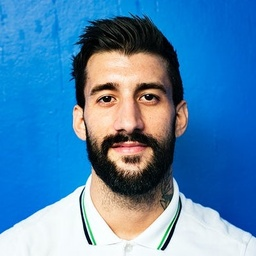
#> input picture face2.jpg, 256 x 256 px, shrunk from 400 x 400 before the run
$ python problem3.py
#> lines starting #> are read from the running program, lines starting #| are printed output that depends on the picture
import cv2
import numpy as np
import os
import math

import matplotlib.pyplot as plt

def apply_colour_curve(img, map):
    img_height, img_width, img_channels = img.shape

    for x in range(0, img_width):
        for y in range(0, img_height):
            img[x, y][0] = map[img[x, y][0]]
            img[x, y][1] = map[img[x, y][1]]
            img[x, y][2] = map[img[x, y][2]]

def apply_colour_hsv(hsvimg, sf):
    img_height, img_width, img_channels = hsvimg.shape

    for x in range(0, img_width):
        for y in range(0, img_height):
            r = hsvimg[x, y][1]
            hsvimg[x, y][1] *= sf
            n = hsvimg[x, y][1]

            if r > n:
                hsvimg[x, y][1] = 255

            # [6 lines of commented-out code are left out]

def apply_colour_curve_hsv(hsvimg, map):
    img_height, img_width, img_channels = hsvimg.shape

    for x in range(0, img_width):
        for y in range(0, img_height):
            hsvimg[x, y][1] = map[hsvimg[x, y][1]]

def bilateral_filter(img, size, sigma_colour, sigma_space):
    new_img = np.zeros(img.shape, np.uint8)
    img_height, img_width, _ = new_img.shape
    gaussian = lambda input, sigma: (1 / (sigma * math.sqrt(2 * math.pi))) * math.exp(-(input ** 2) / (2 * sigma ** 2))

    for x in range(0, img_width):
        for y in range(0, img_height):
            numer_b, numer_g, numer_r = 0, 0, 0
            denom_b, denom_g, denom_r = 0, 0, 0
            b, g, r = img[x, y]

            for n_x in range(max(x - size, 0), min(x + size + 1, img_width - 1)):
                for n_y in range(max(y - size, 0), min(y + size + 1, img_height - 1)):
                    nb, ng, nr = img[n_x, n_y].astype(dtype=int)

                    g_1 = gaussian(math.sqrt((x - n_x) ** 2 + (y - n_y) ** 2), sigma_space)
                    g_2_b = gaussian(b - nb, sigma_colour)
                    g_2_g = gaussian(g - ng, sigma_colour)
                    g_2_r = gaussian(r - nr, sigma_colour)

                    numer_b += g_1 * g_2_b * nb
                    numer_g += g_1 * g_2_g * ng
                    numer_r += g_1 * g_2_r * nr

                    denom_b += g_1 * g_2_b
                    denom_g += g_1 * g_2_g
                    denom_r += g_1 * g_2_r

            # if numer_b > denom_b or numer_g > denom_g or numer_r > denom_r:
            #     print("?")

            new_img[x, y][0] = min(255, numer_b / denom_b)
            new_img[x, y][1] = min(255, numer_g / denom_g)
            new_img[x, y][2] = min(255, numer_r / denom_r)

    return new_img

#print(np.log([]))

sf = 255 / math.log(255) * 0.75
#print(sf)
map = np.arange(1, 256)
map = (np.log(map) * sf).astype(np.uint8)
map = np.concatenate(([0], map))

#plt.plot([x for x in range(0, 256)], map, 'r', label = 'Map')
#plt.show()

#print(map)


img = cv2.imread("face2.jpg", cv2.IMREAD_COLOR)
#> img is the input picture: shape (256, 256, 3); mean B, G, R 176.8, 133.1, 79
#filtered = cv2.bilateralFilter(img, 5, 40, 40)
filtered = bilateral_filter(img, 2, 15, 15)
# [10 lines of commented-out code are left out]

d = img - filtered
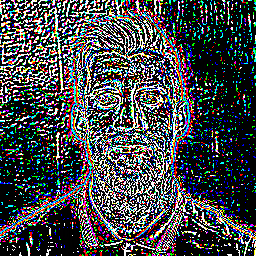
#> d: shape (256, 256, 3); mean B, G, R 73.8, 71, 68
concat = np.concatenate((img, filtered, d), axis=1)
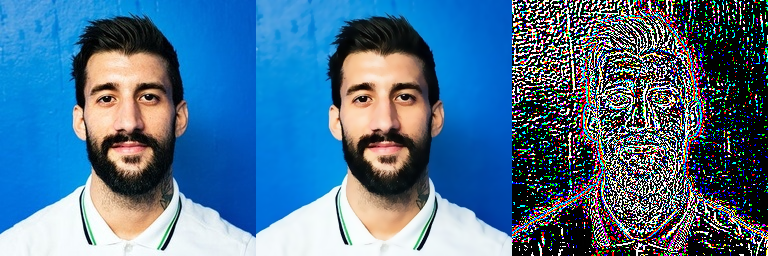
#> concat: shape (256, 768, 3); mean B, G, R 142.3, 112.2, 75.1

cv2.imshow("SLOW Displayed Image", concat)
cv2.waitKey(0)
